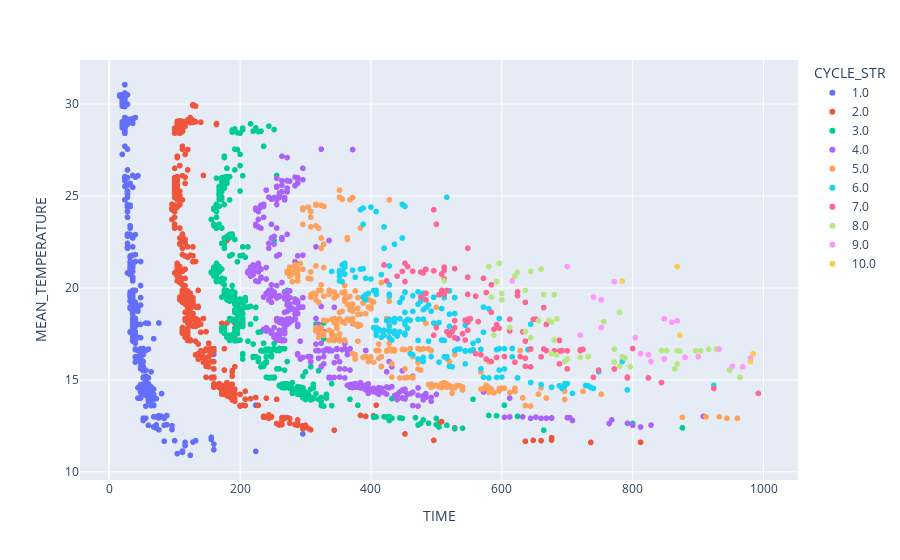

Write notebook code for a chart like this one.
### Code cell
px.scatter(troughs_row_1, x="TIME", y="MEAN_TEMPERATURE", color="CYCLE_STR",
           hover_data=["POSITION_STR"])

### Figure 1 — Plotly figure (JSON) as saved in the notebook; plotly's stock layout.template omitted (floating-point values rounded to 4 significant figures; data arrays with more than 128 entries replaced by an {"elided": "..."} marker saying what was removed)
{"data": [{"customdata": {"elided": "483x1 str values"}, "hovertemplate": "CYCLE_STR=1.0<br>TIME=%{x}<br>MEAN_TEMPERATURE=%{y}<br>POSITION_STR=%{customdata[0]}<extra></extra>", "legendgroup": "1.0", "marker": {"color": "#636efa", "symbol": "circle"}, "mode": "markers", "name": "1.0", "showlegend": true, "type": "scattergl", "x": {"elided": "483 int values"}, "xaxis": "x", "y": {"elided": "483 float values"}, "yaxis": "y"}, {"customdata": {"elided": "485x1 str values"}, "hovertemplate": "CYCLE_STR=2.0<br>TIME=%{x}<br>MEAN_TEMPERATURE=%{y}<br>POSITION_STR=%{customdata[0]}<extra></extra>", "legendgroup": "2.0", "marker": {"color": "#EF553B", "symbol": "circle"}, "mode": "markers", "name": "2.0", "showlegend": true, "type": "scattergl", "x": {"elided": "485 int values"}, "xaxis": "x", "y": {"elided": "485 float values"}, "yaxis": "y"}, {"customdata": {"elided": "406x1 str values"}, "hovertemplate": "CYCLE_STR=3.0<br>TIME=%{x}<br>MEAN_TEMPERATURE=%{y}<br>POSITION_STR=%{customdata[0]}<extra></extra>", "legendgroup": "3.0", "marker": {"color": "#00cc96", "symbol": "circle"}, "mode": "markers", "name": "3.0", "showlegend": true, "type": "scattergl", "x": {"elided": "406 int values"}, "xaxis": "x", "y": {"elided": "406 float values"}, "yaxis": "y"}, {"customdata": {"elided": "355x1 str values"}, "hovertemplate": "CYCLE_STR=4.0<br>TIME=%{x}<br>MEAN_TEMPERATURE=%{y}<br>POSITION_STR=%{customdata[0]}<extra></extra>", "legendgroup": "4.0", "marker": {"color": "#ab63fa", "symbol": "circle"}, "mode": "markers", "name": "4.0", "showlegend": true, "type": "scattergl", "x": {"elided": "355 int values"}, "xaxis": "x", "y": {"elided": "355 float values"}, "yaxis": "y"}, {"customdata": {"elided": "259x1 str values"}, "hovertemplate": "CYCLE_STR=5.0<br>TIME=%{x}<br>MEAN_TEMPERATURE=%{y}<br>POSITION_STR=%{customdata[0]}<extra></extra>", "legendgroup": "5.0", "marker": {"color": "#FFA15A", "symbol": "circle"}, "mode": "markers", "name": "5.0", "showlegend": true, "type": "scattergl", "x": {"elided": "259 int values"}, "xaxis": "x", "y": {"elided": "259 float values"}, "yaxis": "y"}, {"customdata": {"elided": "177x1 str values"}, "hovertemplate": "CYCLE_STR=6.0<br>TIME=%{x}<br>MEAN_TEMPERATURE=%{y}<br>POSITION_STR=%{customdata[0]}<extra></extra>", "legendgroup": "6.0", "marker": {"color": "#19d3f3", "symbol": "circle"}, "mode": "markers", "name": "6.0", "showlegend": true, "type": "scattergl", "x": {"elided": "177 int values"}, "xaxis": "x", "y": {"elided": "177 float values"}, "yaxis": "y"}, {"customdata": [["2"], ["2"], ["2"], ["2"], ["2"], ["2"], ["2"], ["2"], ["3"], ["3"], ["3"], ["3"], ["3"], ["3"], ["3"], ["3"], ["3"], ["3"], ["3"], ["3"], ["3"], ["3"], ["3"], ["3"], ["3"], ["3"], ["3"], ["3"], ["3"], ["3"], ["3"], ["3"], ["3"], ["3"], ["3"], ["3"], ["4"], ["4"], ["4"], ["4"], ["4"], ["4"], ["4"], ["4"], ["4"], ["4"], ["4"], ["4"], ["4"], ["4"], ["4"], ["4"], ["4"], ["4"], ["4"], ["4"], ["4"], ["4"], ["4"], ["4"], ["4"], ["4"], ["4"], ["5"], ["5"], ["5"], ["5"], ["5"], ["5"], ["5"], ["5"], ["5"], ["5"], ["5"], ["5"], ["5"], ["5"], ["5"], ["6"], ["6"], ["6"], ["6"], ["6"], ["6"], ["6"], ["6"], ["6"], ["6"], ["6"], ["6"], ["6"], ["6"], ["6"], ["6"], ["6"], ["6"], ["6"], ["6"], ["7"], ["8"], ["8"]], "hovertemplate": "CYCLE_STR=7.0<br>TIME=%{x}<br>MEAN_TEMPERATURE=%{y}<br>POSITION_STR=%{customdata[0]}<extra></extra>", "legendgroup": "7.0", "marker": {"color": "#FF6692", "symbol": "circle"}, "mode": "markers", "name": "7.0", "showlegend": true, "type": "scattergl", "x": [992, 740, 792, 824, 792, 792, 924, 844, 592, 560, 644, 800, 720, 668, 576, 568, 636, 664, 772, 724, 700, 584, 636, 720, 628, 620, 748, 700, 644, 688, 692, 660, 604, 688, 692, 680, 496, 636, 596, 612, 540, 564, 524, 548, 652, 552, 544, 632, 516, 588, 648, 592, 500, 612, 528, 548, 688, 520, 548, 544, 668, 528, 528, 476, 508, 484, 636, 516, 512, 548, 504, 624, 576, 664, 624, 484, 560, 584, 572, 528, 512, 424, 456, 464, 548, 452, 512, 420, 512, 448, 452, 480, 476, 496, 484, 440, 508, 584, 548, 500, 496], "xaxis": "x", "y": [14.26, 15.15, 15.13, 15.11, 15.11, 15.15, 14.54, 14.85, 16.22, 16.43, 15.71, 16.71, 16.59, 16.59, 16.13, 16.36, 16.18, 16.68, 15.59, 16.66, 15.6, 16.0, 15.74, 16.65, 16.26, 15.96, 15.53, 16.58, 16.68, 16.57, 16.58, 16.25, 16.27, 15.87, 16.59, 16.58, 17.43, 17.11, 17.81, 17.66, 17.51, 18.17, 17.63, 18.14, 18.31, 18.32, 17.17, 17.62, 17.62, 17.75, 18.29, 18.01, 17.85, 18.3, 17.29, 18.29, 17.15, 17.42, 17.7, 18.24, 18.02, 17.84, 18.22, 19.5, 19.87, 19.35, 19.22, 19.86, 19.65, 19.66, 19.63, 19.79, 19.75, 18.93, 19.58, 19.71, 19.55, 18.67, 20.52, 21.05, 20.96, 20.38, 21.17, 20.91, 20.59, 21.34, 21.13, 21.25, 20.49, 20.9, 20.35, 20.82, 20.87, 20.94, 21.02, 20.64, 20.76, 20.17, 22.16, 23.46, 24.25], "yaxis": "y"}, {"customdata": [["2"], ["3"], ["3"], ["3"], ["3"], ["3"], ["3"], ["3"], ["3"], ["3"], ["3"], ["3"], ["3"], ["3"], ["3"], ["3"], ["3"], ["3"], ["3"], ["3"], ["3"], ["3"], ["3"], ["3"], ["3"], ["4"], ["4"], ["4"], ["4"], ["4"], ["4"], ["4"], ["4"], ["4"], ["4"], ["5"], ["5"], ["5"], ["5"], ["5"], ["5"], ["5"], ["6"], ["6"], ["6"], ["6"], ["6"], ["6"], ["6"], ["6"]], "hovertemplate": "CYCLE_STR=8.0<br>TIME=%{x}<br>MEAN_TEMPERATURE=%{y}<br>POSITION_STR=%{customdata[0]}<extra></extra>", "legendgroup": "8.0", "marker": {"color": "#B6E880", "symbol": "circle"}, "mode": "markers", "name": "8.0", "showlegend": true, "type": "scattergl", "x": [964, 720, 676, 796, 844, 700, 684, 788, 928, 916, 864, 696, 780, 784, 772, 948, 904, 772, 872, 896, 900, 732, 868, 852, 868, 588, 756, 636, 676, 684, 680, 612, 644, 672, 656, 584, 636, 600, 664, 680, 600, 780, 512, 580, 596, 644, 592, 624, 660, 620], "xaxis": "x", "y": [15.15, 16.22, 16.43, 15.71, 16.59, 16.13, 16.36, 16.18, 16.68, 16.66, 15.6, 16.0, 15.74, 16.26, 15.96, 15.53, 16.58, 16.68, 16.57, 16.58, 16.25, 16.27, 15.87, 16.59, 16.58, 17.43, 18.17, 17.63, 18.14, 18.32, 17.17, 17.85, 17.29, 18.24, 18.22, 19.5, 19.87, 19.35, 19.65, 19.63, 19.71, 18.67, 20.38, 21.17, 21.34, 20.9, 20.35, 20.87, 21.02, 20.64], "yaxis": "y"}, {"customdata": [["3"], ["3"], ["3"], ["3"], ["3"], ["3"], ["3"], ["3"], ["3"], ["3"], ["4"], ["4"], ["4"], ["4"], ["4"], ["4"], ["5"], ["5"], ["6"], ["6"], ["6"]], "hovertemplate": "CYCLE_STR=9.0<br>TIME=%{x}<br>MEAN_TEMPERATURE=%{y}<br>POSITION_STR=%{customdata[0]}<extra></extra>", "legendgroup": "9.0", "marker": {"color": "#FF97FF", "symbol": "circle"}, "mode": "markers", "name": "9.0", "showlegend": true, "type": "scattergl", "x": [880, 812, 968, 848, 824, 980, 828, 952, 932, 900, 720, 860, 848, 752, 804, 868, 740, 752, 616, 700, 772], "xaxis": "x", "y": [16.22, 16.43, 15.71, 16.13, 16.36, 16.18, 16.0, 15.74, 16.68, 16.27, 17.43, 18.14, 18.32, 17.85, 17.29, 18.22, 19.5, 19.35, 20.38, 21.17, 20.35], "yaxis": "y"}, {"customdata": [["3"], ["3"], ["4"], ["6"], ["6"]], "hovertemplate": "CYCLE_STR=10.0<br>TIME=%{x}<br>MEAN_TEMPERATURE=%{y}<br>POSITION_STR=%{customdata[0]}<extra></extra>", "legendgroup": "10.0", "marker": {"color": "#FECB52", "symbol": "circle"}, "mode": "markers", "name": "10.0", "showlegend": true, "type": "scattergl", "x": [984, 980, 872, 784, 868], "xaxis": "x", "y": [16.43, 16.0, 17.43, 20.38, 21.17], "yaxis": "y"}], "layout": {"legend": {"title": {"text": "CYCLE_STR"}, "tracegroupgap": 0}, "margin": {"t": 60}, "xaxis": {"anchor": "y", "domain": [0, 1], "title": {"text": "TIME"}}, "yaxis": {"anchor": "x", "domain": [0, 1], "title": {"text": "MEAN_TEMPERATURE"}}}}
